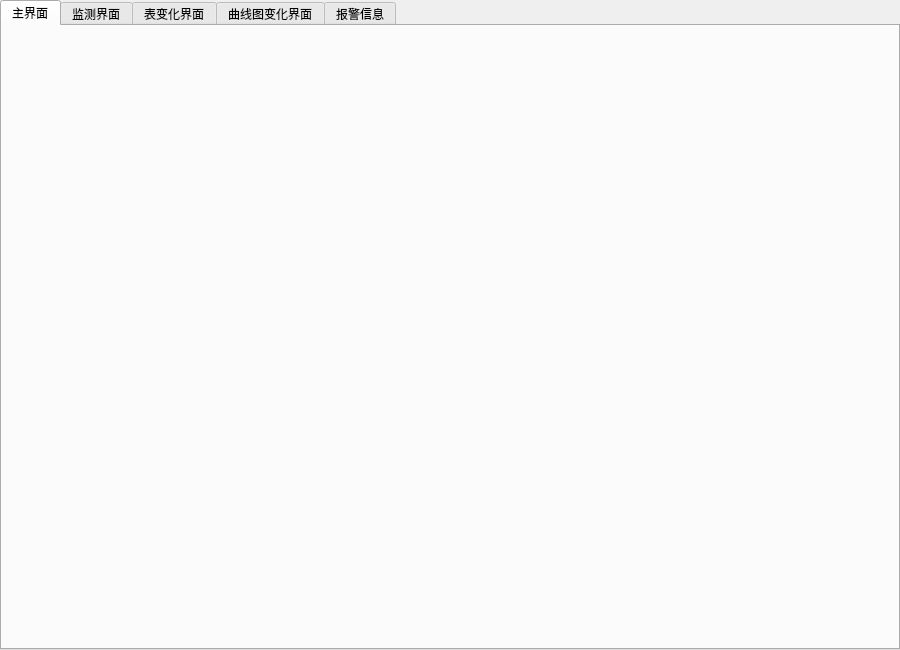
<?xml version="1.0" encoding="UTF-8"?>
<ui version="4.0">
 <class>DashBoardTabWidget</class>
 <widget class="QTabWidget" name="DashBoardTabWidget">
  <property name="enabled">
   <bool>true</bool>
  </property>
  <property name="geometry">
   <rect>
    <x>0</x>
    <y>0</y>
    <width>900</width>
    <height>650</height>
   </rect>
  </property>
  <property name="windowTitle">
   <string>展台控制台</string>
  </property>
  <property name="currentIndex">
   <number>0</number>
  </property>
  <widget class="QWidget" name="tab_main">
   <attribute name="title">
    <string>主界面</string>
   </attribute>
   <layout class="QHBoxLayout" name="horizontalLayout">
    <item>
     <layout class="QGridLayout" name="gridLayout">
      <item row="0" column="0">
       <layout class="QVBoxLayout" name="verticalLayout"/>
      </item>
     </layout>
    </item>
   </layout>
  </widget>
  <widget class="QWidget" name="tab_monitor">
   <attribute name="title">
    <string>监测界面</string>
   </attribute>
  </widget>
  <widget class="QWidget" name="tab_sheet">
   <attribute name="title">
    <string>表变化界面</string>
   </attribute>
   <layout class="QHBoxLayout" name="horizontalLayout_2">
    <item>
     <layout class="QGridLayout" name="gridLayout_sheet"/>
    </item>
   </layout>
  </widget>
  <widget class="QWidget" name="tab_chart">
   <attribute name="title">
    <string>曲线图变化界面</string>
   </attribute>
   <layout class="QHBoxLayout" name="horizontalLayout_3">
    <item>
     <layout class="QGridLayout" name="gridLayout_chart"/>
    </item>
   </layout>
  </widget>
  <widget class="QWidget" name="tab_alarm">
   <attribute name="title">
    <string>报警信息</string>
   </attribute>
  </widget>
 </widget>
 <resources/>
 <connections/>
</ui>
